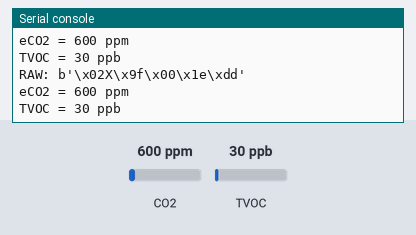
This program was run on a simulated Raspberry Pi Pico running MicroPython. On the bench: the last lines printed to the serial console. Inputs (shaded band) come from the test bench; at power-on: CO2 600 ppm, TVOC 30 ppb.

Above: at 16.2 s.
16.3 s: CO2 set to 452 ppm
At 17.6 s:
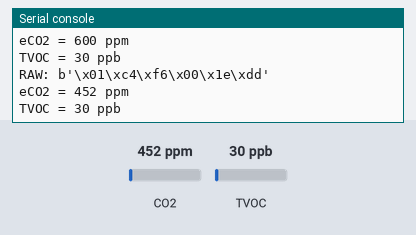
19.7 s: TVOC set to 20 ppb
At 20.8 s:
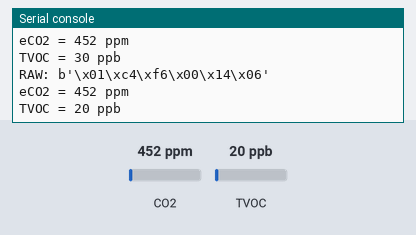
22.8 s: CO2 set to 1050 ppm
At 23.9 s:
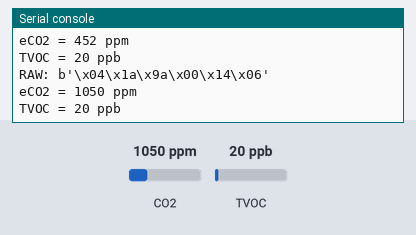
26.0 s: TVOC set to 250 ppb
At 27.0 s:
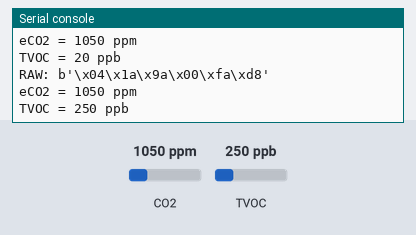
29.1 s: CO2 set to 1700 ppm
At 30.2 s:
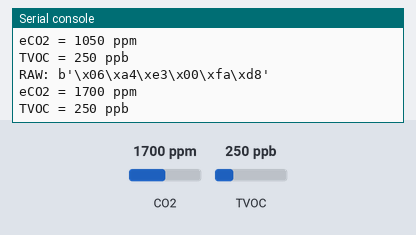
32.3 s: TVOC set to 500 ppb
At 33.3 s:
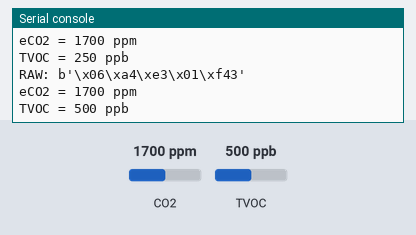
Timing chart, 0 to 35.3 s (numbered marks = the images above; inputs shaded):
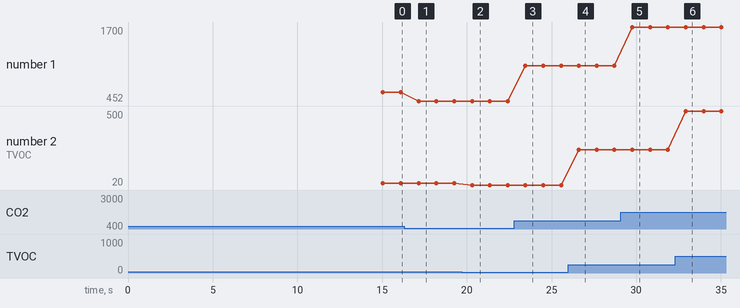

The program:

GAS-test.py
```python
# MOX Gas Sensor SGP30 test program
# No library required
#
from machine import I2C, Pin
import time
#
i2c = I2C(0, scl=Pin(1), sda=Pin(0))
# Initialisieren
i2c.writeto(0x58, bytes([0x20, 0x03]))
print("SGP30 init")
time.sleep(15)
#
while True:
    # Messung anfordern
    i2c.writeto(0x58, bytes([0x20, 0x08]))
    time.sleep_ms(50)
    data = i2c.readfrom(0x58, 6)
    print("RAW:", data)
    eco2 = (data[0] << 8) | data[1]
    tvoc = (data[3] << 8) | data[4]
    print("eCO2 =", eco2, "ppm")
    print("TVOC =", tvoc, "ppb")
    time.sleep(1)
```

Measured:
- after the input at 16.3 s, the serial console: prints a new line after 0.85 s (image 1)
- after the input at 19.7 s, the serial console: prints a new line after 0.61 s (image 2)
- after the input at 22.8 s, the serial console: prints a new line after 0.66 s (image 3)
- after the input at 26.0 s, the serial console: prints a new line after 0.61 s (image 4)
- after the input at 29.1 s, the serial console: prints a new line after 0.67 s (image 5)
- after the input at 32.3 s, the serial console: prints a new line after 0.62 s (image 6)
- plotted number 1: 600 → 452 after the input at 16.3 s, 452 → 1050 after the input at 22.8 s, 1050 → 1700 after the input at 29.1 s
- plotted number 2: 30 → 20 after the input at 19.7 s, 20 → 250 after the input at 26.0 s, 250 → 500 after the input at 32.3 s
